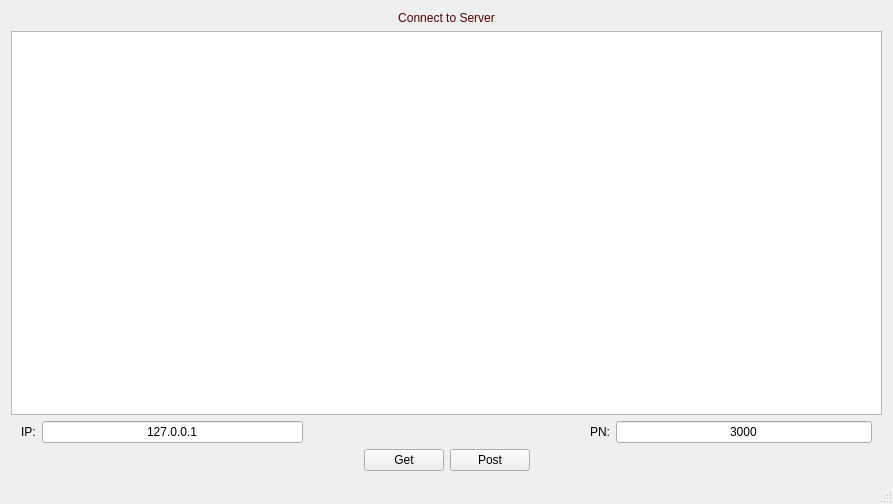
<?xml version="1.0" encoding="UTF-8"?>
<ui version="4.0">
 <class>MainWindow</class>
 <widget class="QMainWindow" name="MainWindow">
  <property name="geometry">
   <rect>
    <x>0</x>
    <y>0</y>
    <width>893</width>
    <height>504</height>
   </rect>
  </property>
  <property name="windowTitle">
   <string>MainWindow</string>
  </property>
  <widget class="QWidget" name="centralWidget">
   <layout class="QVBoxLayout" name="verticalLayout">
    <item>
     <widget class="QLabel" name="label">
      <property name="styleSheet">
       <string notr="true">QLabel{color:rgb(85, 0, 0); font: 75 12pt &quot;Times New Roman&quot;;}
</string>
      </property>
      <property name="text">
       <string>Connect to Server</string>
      </property>
      <property name="alignment">
       <set>Qt::AlignCenter</set>
      </property>
     </widget>
    </item>
    <item>
     <widget class="QTextEdit" name="textEdit"/>
    </item>
    <item>
     <layout class="QHBoxLayout" name="horizontalLayout_3">
      <property name="leftMargin">
       <number>10</number>
      </property>
      <property name="rightMargin">
       <number>10</number>
      </property>
      <item>
       <layout class="QHBoxLayout" name="horizontalLayout">
        <item>
         <widget class="QLabel" name="label_2">
          <property name="text">
           <string>IP:</string>
          </property>
         </widget>
        </item>
        <item>
         <widget class="QLineEdit" name="ipLineEdit">
          <property name="text">
           <string>127.0.0.1</string>
          </property>
          <property name="alignment">
           <set>Qt::AlignCenter</set>
          </property>
         </widget>
        </item>
       </layout>
      </item>
      <item>
       <spacer name="horizontalSpacer">
        <property name="orientation">
         <enum>Qt::Horizontal</enum>
        </property>
        <property name="sizeHint" stdset="0">
         <size>
          <width>40</width>
          <height>20</height>
         </size>
        </property>
       </spacer>
      </item>
      <item>
       <layout class="QHBoxLayout" name="horizontalLayout_2">
        <item>
         <widget class="QLabel" name="label_3">
          <property name="text">
           <string>PN:</string>
          </property>
         </widget>
        </item>
        <item>
         <widget class="QLineEdit" name="pnLineEdit">
          <property name="text">
           <string>3000</string>
          </property>
          <property name="alignment">
           <set>Qt::AlignCenter</set>
          </property>
         </widget>
        </item>
       </layout>
      </item>
     </layout>
    </item>
    <item>
     <layout class="QHBoxLayout" name="horizontalLayout_4">
      <item>
       <spacer name="horizontalSpacer_2">
        <property name="orientation">
         <enum>Qt::Horizontal</enum>
        </property>
        <property name="sizeHint" stdset="0">
         <size>
          <width>40</width>
          <height>20</height>
         </size>
        </property>
       </spacer>
      </item>
      <item>
       <widget class="QPushButton" name="getButton">
        <property name="text">
         <string>Get</string>
        </property>
       </widget>
      </item>
      <item>
       <widget class="QPushButton" name="postButton">
        <property name="text">
         <string>Post</string>
        </property>
       </widget>
      </item>
      <item>
       <spacer name="horizontalSpacer_3">
        <property name="orientation">
         <enum>Qt::Horizontal</enum>
        </property>
        <property name="sizeHint" stdset="0">
         <size>
          <width>40</width>
          <height>20</height>
         </size>
        </property>
       </spacer>
      </item>
     </layout>
    </item>
   </layout>
  </widget>
  <widget class="QMenuBar" name="menuBar">
   <property name="geometry">
    <rect>
     <x>0</x>
     <y>0</y>
     <width>893</width>
     <height>27</height>
    </rect>
   </property>
  </widget>
  <widget class="QStatusBar" name="statusBar"/>
 </widget>
 <layoutdefault spacing="6" margin="11"/>
 <resources/>
 <connections/>
</ui>
